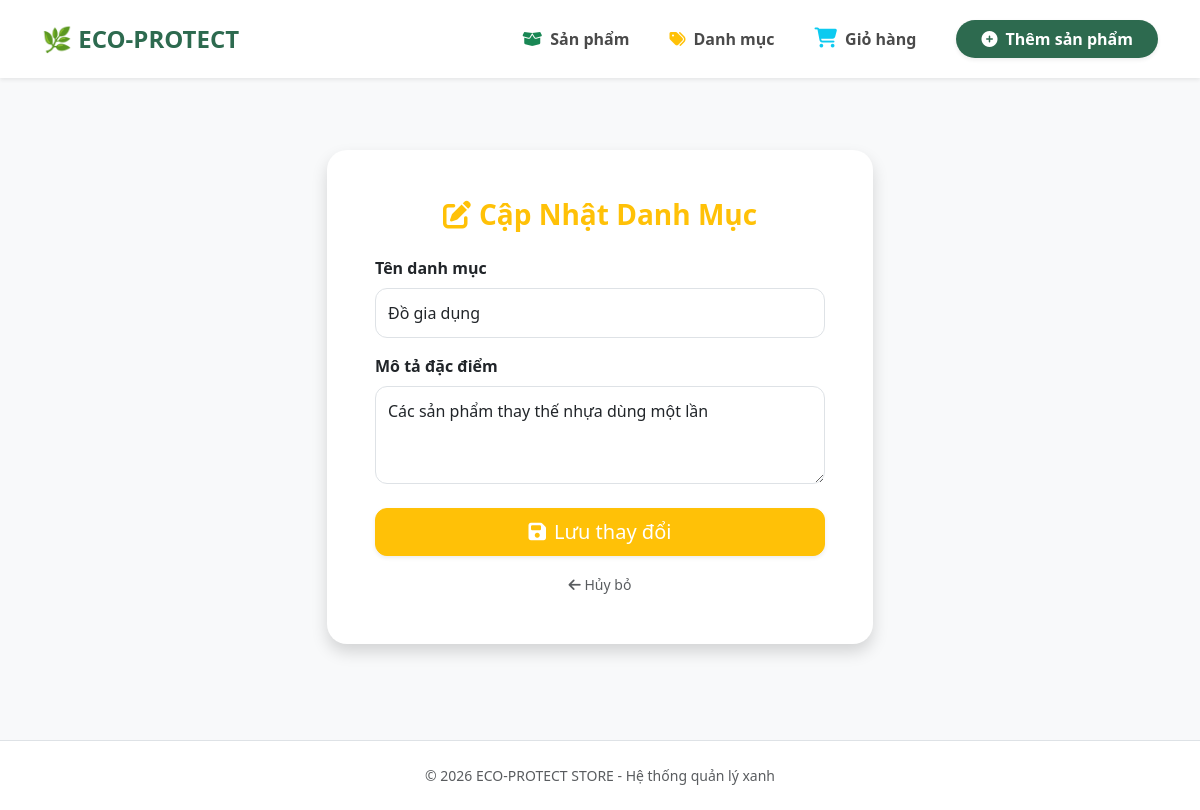
The page /category/edit/1 on the database its author committed.
### tables this page shows
CREATE TABLE IF NOT EXISTS `category` (
  `id` int NOT NULL AUTO_INCREMENT,
  `name` varchar(100) NOT NULL,
  `description` text,
  PRIMARY KEY (`id`)
);

### index.php (called while the page is built, shortened)
<?php
$url = $_GET['url'] ?? '';
$url = rtrim($url, '/');
$url = filter_var($url, FILTER_SANITIZE_URL);
$url = explode('/', $url);
$action = isset($url[1]) && $url[1] != '' ? $url[1] : 'index';
$controller = new $controllerName();
call_user_func_array([$controller, $action], array_slice($url, 2));

### app/config/database.php (called while the page is built, shortened)
<?php
class Database {
    private $host = "localhost";
    private $db_name = "eco_protect_store";
    private $username = "root";
    private $password = "";
    public function getConnection() {
        $this->conn = null;
        try {
            $this->conn = new PDO("mysql:host=" . $this->host . ";dbname=" . $this->db_name, $this->username, $this->password);
            $this->conn->exec("set names utf8");
        } catch(PDOException $exception) {
            echo "Lỗi kết nối: " . $exception->getMessage();
        }
        return $this->conn;
    }
}

### app/models/CategoryModel.php (called while the page is built, shortened)
<?php
class CategoryModel {
    private $conn;
    private $table_name = "category";
    public function __construct($db) {
        $this->conn = $db;
    }
    public function getCategoryById($id) {
        $query = "SELECT id, name, description FROM " . $this->table_name . " WHERE id = :id";
        $stmt = $this->conn->prepare($query);
        $stmt->bindParam(':id', $id);
        $stmt->execute();
        return $stmt->fetch(PDO::FETCH_OBJ);
    }
}

### app/views/category/edit.php (the view, shortened to what this page needs)
<?php include 'app/shares/header.php'; ?>
<div class="container py-5">
    <div class="row justify-content-center">
        <div class="col-md-6">
            <div class="card shadow border-0" style="border-radius: 20px;">
                <div class="card-body p-5">
                    <h3 class="fw-bold text-warning text-center mb-4"><i class="fas fa-edit me-2"></i>Cập Nhật Danh Mục</h3>
                    <form method="POST" action="/Category/update">
                        <div class="mb-3">
                            <label class="form-label fw-bold">Tên danh mục</label>
                            <input type="text" name="name" class="form-control" value="<?php echo htmlspecialchars($category->name); ?>" required style="border-radius: 12px; padding: 12px;">
                        </div>
                        <div class="mb-4">
                            <label class="form-label fw-bold">Mô tả đặc điểm</label>
                            <textarea name="description" class="form-control" rows="3" required style="border-radius: 12px; padding: 12px;"><?php echo htmlspecialchars($category->description); ?></textarea>
                        </div>
                        <button type="submit" class="btn btn-warning w-100 btn-lg text-white shadow-sm" style="border-radius: 12px;">
                            <i class="fas fa-save me-2"></i>Lưu thay đổi
                        </button>
                    </form>
                    <div class="text-center mt-3">
                        <a href="/category/list" class="text-decoration-none text-muted small"><i class="fas fa-arrow-left"></i> Hủy bỏ</a>
                    </div>
                </div>
            </div>
        </div>
    </div>
</div>
<?php include 'app/shares/footer.php'; ?>

### app/shares/header.php (style rules this page uses)
body { background-color: #f8f9fa; }

### rows shown on the page
category: name "Đồ gia dụng", description "Các sản phẩm thay thế nhựa dùng một lần"
